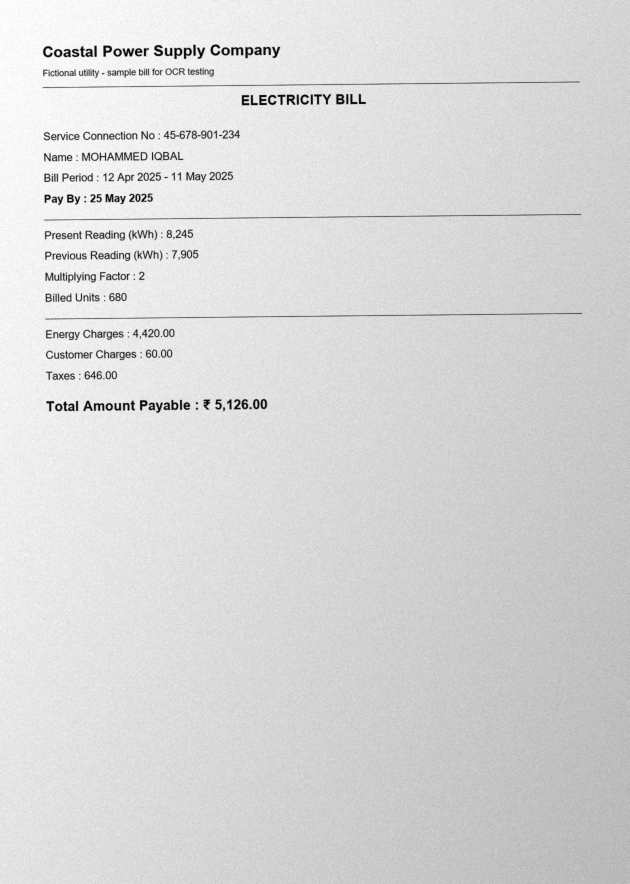
#> input picture sample_bills/synthetic/bill_03_phone_photo.jpg, 1259 x 1768 px (shown at 1/2 size)
$ python -i image_preprocessing.py   (imports and definitions only)
#> lines starting #> are read from the running program, lines starting #| are printed output that depends on the picture; after the words box and inside, x2 and y2 are one past the last pixel; in counts of white or black regions, pixels touching at a corner belong together
#> further down, picture is the input picture: PIL image 1259x1768 RGB; min 0, max 255, mean 215.7
"""Modular OCR preprocessing steps (OpenCV).

Each step is a small pure function so the pipeline can be tuned later.
We deliberately avoid aggressive operations (morphology, sharpening) that
can destroy thin glyphs; binarization is one of two candidates evaluated
by the OCR service, not forced.
"""

from __future__ import annotations

import cv2
import numpy as np
from PIL import Image, ImageOps

# Tesseract works best when capital letters are ~30px tall; for typical
# A4 bills that corresponds to a long side of ~2500-3500 px.
TARGET_LONG_SIDE = 3000
MAX_UPSCALE = 3.0
MAX_LONG_SIDE = 5000


def pil_to_gray(image: Image.Image) -> np.ndarray:
    image = ImageOps.exif_transpose(image)
    if image.mode in ("RGBA", "LA", "P"):
        # Flatten transparency onto white so transparent areas don't become black
        image = image.convert("RGBA")
        bg = Image.new("RGBA", image.size, (255, 255, 255, 255))
        image = Image.alpha_composite(bg, image)
    return np.array(image.convert("L"))


def rescale(gray: np.ndarray) -> np.ndarray:
    h, w = gray.shape[:2]
#> h = 1768; w = 1259
    long_side = max(h, w)
#> long_side = 1768
    if long_side < TARGET_LONG_SIDE:
        factor = min(TARGET_LONG_SIDE / long_side, MAX_UPSCALE)
#> factor = 1.7
        if factor > 1.05:
            return cv2.resize(gray, None, fx=factor, fy=factor, interpolation=cv2.INTER_CUBIC)
#> returned value: shape (3000, 2136)
    elif long_side > MAX_LONG_SIDE:
        factor = MAX_LONG_SIDE / long_side
        return cv2.resize(gray, None, fx=factor, fy=factor, interpolation=cv2.INTER_AREA)
    return gray


def denoise(gray: np.ndarray) -> np.ndarray:
    # Median 3x3 removes salt-and-pepper/JPEG speckle without eroding strokes
    return cv2.medianBlur(gray, 3)


def estimate_text_height(inv: np.ndarray) -> float:
    """Median height (px) of glyph-sized connected components in an inverted binary image."""
    n, _, stats, _ = cv2.connectedComponentsWithStats(inv, connectivity=8)
    heights = [
        stats[i, cv2.CC_STAT_HEIGHT] for i in range(1, n)
        if 8 <= stats[i, cv2.CC_STAT_HEIGHT] <= 300 and stats[i, cv2.CC_STAT_AREA] >= 20
        and stats[i, cv2.CC_STAT_WIDTH] <= 3 * stats[i, cv2.CC_STAT_HEIGHT]
    ]
    return float(np.median(heights)) if heights else 0.0


def remove_table_lines(gray: np.ndarray) -> np.ndarray:
    """Erase long horizontal/vertical ruling lines (table borders).

    Tesseract often drops whole table cells when glyphs touch cell borders.
    Only strokes far longer than any character are removed: the minimum line
    length scales with the measured text height, so the stems of large glyphs
    (l, 1, N, P...) are never mistaken for table borders.
    """
    h, w = gray.shape[:2]
    _, inv = cv2.threshold(gray, 0, 255, cv2.THRESH_BINARY_INV + cv2.THRESH_OTSU)
    min_len = int(4 * estimate_text_height(inv))
    horiz_kernel = cv2.getStructuringElement(cv2.MORPH_RECT, (max(40, w // 25, min_len), 1))
    vert_kernel = cv2.getStructuringElement(cv2.MORPH_RECT, (1, max(40, h // 40, min_len)))
    lines = cv2.morphologyEx(inv, cv2.MORPH_OPEN, horiz_kernel) | cv2.morphologyEx(
        inv, cv2.MORPH_OPEN, vert_kernel
    )
    if not lines.any():
        return gray
    lines = cv2.dilate(lines, cv2.getStructuringElement(cv2.MORPH_RECT, (3, 3)))
    out = gray.copy()
    out[lines > 0] = 255
    return out


def binarize(gray: np.ndarray) -> np.ndarray:
    """Otsu for evenly lit scans; adaptive threshold when illumination varies (photos)."""
    blurred = cv2.GaussianBlur(gray, (3, 3), 0)
    # Illumination spread: difference between bright and dark background regions
    bg = cv2.medianBlur(gray, 31) if min(gray.shape[:2]) > 31 else gray
    if np.percentile(bg, 95) - np.percentile(bg, 5) > 60:
        return cv2.adaptiveThreshold(
            blurred, 255, cv2.ADAPTIVE_THRESH_GAUSSIAN_C, cv2.THRESH_BINARY, 41, 15
        )
    _, th = cv2.threshold(blurred, 0, 255, cv2.THRESH_BINARY + cv2.THRESH_OTSU)
    return th


MAX_SKEW_DEGREES = 8.0


def estimate_skew(gray: np.ndarray) -> float:
    """Skew angle (degrees) that makes text rows horizontal.

    Projection-profile search: text rows produce the sharpest horizontal
    projection (highest variance) when the page is level. Runs on a
    downscaled binary copy so it stays fast.
    """
    h, w = gray.shape[:2]
#> h = 3000; w = 2136
    scale = min(1.0, 1200 / max(h, w))
#> scale = 0.4
    small = cv2.resize(gray, None, fx=scale, fy=scale, interpolation=cv2.INTER_AREA) if scale < 1 else gray
    _, inv = cv2.threshold(small, 0, 255, cv2.THRESH_BINARY_INV + cv2.THRESH_OTSU)
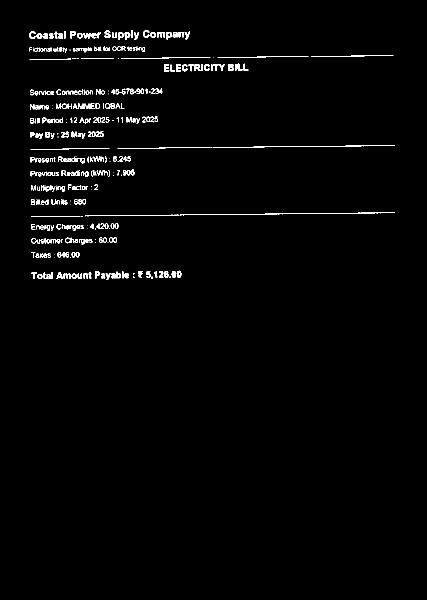
#> inv: shape (1200, 854) (shown at 1/2 size); 1.6% white in thin lines or dots, all inside (x1, y1, x2, y2) = (58, 60, 790, 560)
    sh, sw = inv.shape[:2]
#> sh = 1200; sw = 854
    center = (sw / 2, sh / 2)
#> center = (427, 600)

    def score(angle: float) -> float:
#> called with angle = -8
        m = cv2.getRotationMatrix2D(center, angle, 1.0)
        rotated = cv2.warpAffine(inv, m, (sw, sh), flags=cv2.INTER_NEAREST, borderValue=0)
#> rotated: shape (1200, 854); 1.6% white in thin lines or dots, all inside (x1, y1, x2, y2) = (74, 17, 852, 547)
        return float(np.var(rotated.sum(axis=1, dtype=np.float64)))

    coarse = max(np.arange(-MAX_SKEW_DEGREES, MAX_SKEW_DEGREES + 0.01, 0.5), key=score)
#> in score (call 2), `rotated = cv2.warpAffine(inv, m, (sw, sh), flags=cv2.INTER_NEAREST, bo..`: rotated: shape (1200, 854); 1.6% white in thin lines or dots, all inside (x1, y1, x2, y2) = (73, 20, 848, 547)
#> in score (call 3), `rotated = cv2.warpAffine(inv, m, (sw, sh), flags=cv2.INTER_NEAREST, bo..`: rotated: shape (1200, 854); 1.6% white in thin lines or dots, all inside (x1, y1, x2, y2) = (72, 22, 844, 548)
#> in score (call 4), `rotated = cv2.warpAffine(inv, m, (sw, sh), flags=cv2.INTER_NEAREST, bo..`: rotated: shape (1200, 854); 1.6% white in thin lines or dots, all inside (x1, y1, x2, y2) = (71, 25, 840, 548)
#> in score (call 5), `rotated = cv2.warpAffine(inv, m, (sw, sh), flags=cv2.INTER_NEAREST, bo..`: rotated: shape (1200, 854); 1.6% white in thin lines or dots, all inside (x1, y1, x2, y2) = (71, 28, 836, 549)
#> in score (call 6), `rotated = cv2.warpAffine(inv, m, (sw, sh), flags=cv2.INTER_NEAREST, bo..`: rotated: shape (1200, 854); 1.6% white in thin lines or dots, all inside (x1, y1, x2, y2) = (70, 30, 832, 550)
#> in score (call 7), `rotated = cv2.warpAffine(inv, m, (sw, sh), flags=cv2.INTER_NEAREST, bo..`: rotated: shape (1200, 854); 1.6% white in thin lines or dots, all inside (x1, y1, x2, y2) = (69, 33, 828, 550)
#> in score (call 8), `rotated = cv2.warpAffine(inv, m, (sw, sh), flags=cv2.INTER_NEAREST, bo..`: rotated: shape (1200, 854); 1.6% white in thin lines or dots, all inside (x1, y1, x2, y2) = (68, 36, 824, 551)
#> in score (call 9), `rotated = cv2.warpAffine(inv, m, (sw, sh), flags=cv2.INTER_NEAREST, bo..`: rotated: shape (1200, 854); 1.6% white in thin lines or dots, all inside (x1, y1, x2, y2) = (68, 39, 820, 551)
#> in score (call 10), `rotated = cv2.warpAffine(inv, m, (sw, sh), flags=cv2.INTER_NEAREST, bo..`: rotated: shape (1200, 854); 1.6% white in thin lines or dots, all inside (x1, y1, x2, y2) = (67, 42, 816, 552)
#> in score (call 11), `rotated = cv2.warpAffine(inv, m, (sw, sh), flags=cv2.INTER_NEAREST, bo..`: rotated: shape (1200, 854); 1.6% white in thin lines or dots, all inside (x1, y1, x2, y2) = (66, 45, 812, 552)
#> in score (call 12), `rotated = cv2.warpAffine(inv, m, (sw, sh), flags=cv2.INTER_NEAREST, bo..`: rotated: shape (1200, 854); 1.6% white in thin lines or dots, all inside (x1, y1, x2, y2) = (66, 48, 808, 553)
#> in score (call 13), `rotated = cv2.warpAffine(inv, m, (sw, sh), flags=cv2.INTER_NEAREST, bo..`: rotated: shape (1200, 854); 1.6% white in thin lines or dots, all inside (x1, y1, x2, y2) = (65, 51, 804, 554)
#> in score (call 14), `rotated = cv2.warpAffine(inv, m, (sw, sh), flags=cv2.INTER_NEAREST, bo..`: rotated: shape (1200, 854); 1.6% white in thin lines or dots, all inside (x1, y1, x2, y2) = (65, 54, 800, 555)
#> in score (call 15), `rotated = cv2.warpAffine(inv, m, (sw, sh), flags=cv2.INTER_NEAREST, bo..`: rotated: shape (1200, 854); 1.6% white in thin lines or dots, all inside (x1, y1, x2, y2) = (64, 57, 795, 556)
#> in score (call 16), `rotated = cv2.warpAffine(inv, m, (sw, sh), flags=cv2.INTER_NEAREST, bo..`: rotated: shape (1200, 854); 1.6% white in thin lines or dots, all inside (x1, y1, x2, y2) = (63, 59, 792, 558)
#> in score (call 18), `rotated = cv2.warpAffine(inv, m, (sw, sh), flags=cv2.INTER_NEAREST, bo..`: rotated: shape (1200, 854); 1.6% white in thin lines or dots, all inside (x1, y1, x2, y2) = (53, 61, 788, 562)
#> in score (call 19), `rotated = cv2.warpAffine(inv, m, (sw, sh), flags=cv2.INTER_NEAREST, bo..`: rotated: shape (1200, 854); 1.6% white in thin lines or dots, all inside (x1, y1, x2, y2) = (49, 62, 787, 564)
#> in score (call 20), `rotated = cv2.warpAffine(inv, m, (sw, sh), flags=cv2.INTER_NEAREST, bo..`: rotated: shape (1200, 854); 1.6% white in thin lines or dots, all inside (x1, y1, x2, y2) = (44, 64, 785, 567)
#> in score (call 21), `rotated = cv2.warpAffine(inv, m, (sw, sh), flags=cv2.INTER_NEAREST, bo..`: rotated: shape (1200, 854); 1.6% white in thin lines or dots, all inside (x1, y1, x2, y2) = (40, 65, 784, 571)
#> in score (call 22), `rotated = cv2.warpAffine(inv, m, (sw, sh), flags=cv2.INTER_NEAREST, bo..`: rotated: shape (1200, 854); 1.6% white in thin lines or dots, all inside (x1, y1, x2, y2) = (35, 66, 782, 574)
#> in score (call 23), `rotated = cv2.warpAffine(inv, m, (sw, sh), flags=cv2.INTER_NEAREST, bo..`: rotated: shape (1200, 854); 1.6% white in thin lines or dots, all inside (x1, y1, x2, y2) = (31, 66, 780, 577)
#> in score (call 24), `rotated = cv2.warpAffine(inv, m, (sw, sh), flags=cv2.INTER_NEAREST, bo..`: rotated: shape (1200, 854); 1.6% white in thin lines or dots, all inside (x1, y1, x2, y2) = (26, 67, 779, 580)
#> in score (call 25), `rotated = cv2.warpAffine(inv, m, (sw, sh), flags=cv2.INTER_NEAREST, bo..`: rotated: shape (1200, 854); 1.6% white in thin lines or dots, all inside (x1, y1, x2, y2) = (22, 68, 777, 583)
#> in score (call 26), `rotated = cv2.warpAffine(inv, m, (sw, sh), flags=cv2.INTER_NEAREST, bo..`: rotated: shape (1200, 854); 1.6% white in thin lines or dots, all inside (x1, y1, x2, y2) = (18, 68, 775, 586)
#> in score (call 27), `rotated = cv2.warpAffine(inv, m, (sw, sh), flags=cv2.INTER_NEAREST, bo..`: rotated: shape (1200, 854); 1.6% white in thin lines or dots, all inside (x1, y1, x2, y2) = (13, 69, 773, 590)
#> in score (call 28), `rotated = cv2.warpAffine(inv, m, (sw, sh), flags=cv2.INTER_NEAREST, bo..`: rotated: shape (1200, 854); 1.6% white in thin lines or dots, all inside (x1, y1, x2, y2) = (9, 70, 772, 593)
#> in score (call 29), `rotated = cv2.warpAffine(inv, m, (sw, sh), flags=cv2.INTER_NEAREST, bo..`: rotated: shape (1200, 854); 1.6% white in thin lines or dots, all inside (x1, y1, x2, y2) = (5, 71, 770, 596)
#> in score (call 30), `rotated = cv2.warpAffine(inv, m, (sw, sh), flags=cv2.INTER_NEAREST, bo..`: rotated: shape (1200, 854); 1.6% white in thin lines or dots, all inside (x1, y1, x2, y2) = (0, 72, 768, 599)
#> in score (call 31), `rotated = cv2.warpAffine(inv, m, (sw, sh), flags=cv2.INTER_NEAREST, bo..`: rotated: shape (1200, 854); 1.6% white in thin lines or dots, all inside (x1, y1, x2, y2) = (0, 70, 766, 602)
#> in score (call 32), `rotated = cv2.warpAffine(inv, m, (sw, sh), flags=cv2.INTER_NEAREST, bo..`: rotated: shape (1200, 854); 1.6% white in thin lines or dots, all inside (x1, y1, x2, y2) = (0, 67, 764, 605)
#> in score (call 33), `rotated = cv2.warpAffine(inv, m, (sw, sh), flags=cv2.INTER_NEAREST, bo..`: rotated: shape (1200, 854); 1.6% white in thin lines or dots, all inside (x1, y1, x2, y2) = (0, 65, 762, 608)
#> coarse = -0.5
    fine = max(np.arange(coarse - 0.5, coarse + 0.51, 0.1), key=score)
#> in score (call 35), `rotated = cv2.warpAffine(inv, m, (sw, sh), flags=cv2.INTER_NEAREST, bo..`: rotated: shape (1200, 854); 1.6% white in thin lines or dots, all inside (x1, y1, x2, y2) = (64, 57, 795, 557)
#> in score (call 36), `rotated = cv2.warpAffine(inv, m, (sw, sh), flags=cv2.INTER_NEAREST, bo..`: rotated: shape (1200, 854); 1.6% white in thin lines or dots, all inside (x1, y1, x2, y2) = (64, 58, 794, 557)
#> in score (call 37), `m = cv2.getRotationMatrix2D(center, angle, 1.0)`: m = [[1, -0.0122, 7.36], [0.0122, 1, -5.17]]
#> in score (call 37), `rotated = cv2.warpAffine(inv, m, (sw, sh), flags=cv2.INTER_NEAREST, bo..`:
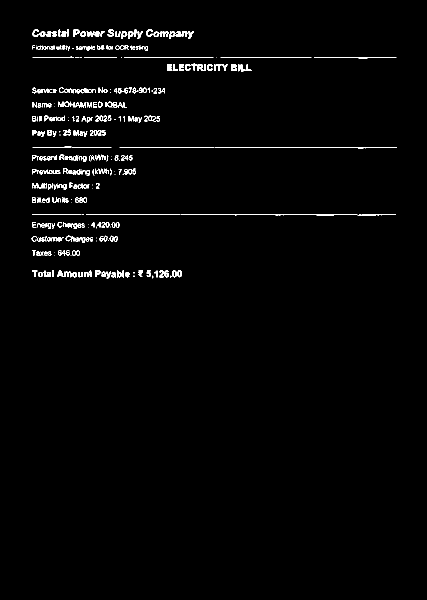
#> rotated: shape (1200, 854) (shown at 1/2 size); 1.6% white in thin lines or dots, all inside (x1, y1, x2, y2) = (63, 58, 793, 557)
#> in score (call 38), `m = cv2.getRotationMatrix2D(center, angle, 1.0)`: m = [[1, -0.0105, 6.31], [0.0105, 1, -4.44]]
#> in score (call 38), `rotated = cv2.warpAffine(inv, m, (sw, sh), flags=cv2.INTER_NEAREST, bo..`:
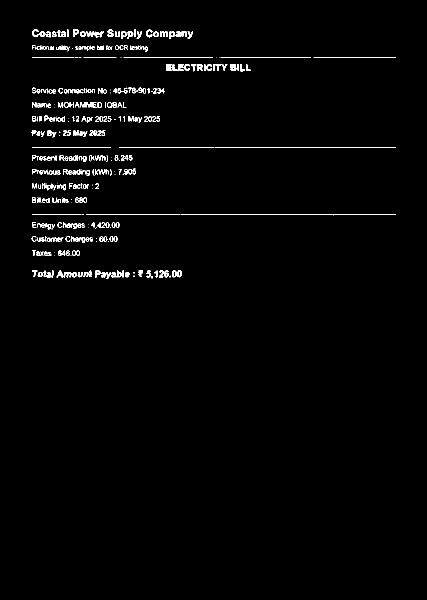
#> rotated: shape (1200, 854) (shown at 1/2 size); 1.6% white in thin lines or dots, all inside (x1, y1, x2, y2) = (63, 59, 792, 558)
#> in score (call 40), `m = cv2.getRotationMatrix2D(center, angle, 1.0)`: m = [[1, -0.00698, 4.2], [0.00698, 1, -2.97]]
#> in score (call 40), `rotated = cv2.warpAffine(inv, m, (sw, sh), flags=cv2.INTER_NEAREST, bo..`:
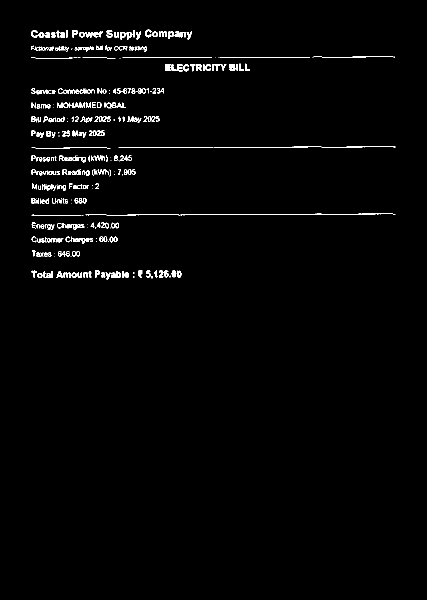
#> rotated: shape (1200, 854) (shown at 1/2 size); 1.6% white in thin lines or dots, all inside (x1, y1, x2, y2) = (62, 59, 791, 559)
#> fine = -0.6
    return round(float(fine), 2)


def deskew(gray: np.ndarray) -> np.ndarray:
    """Rotate so text rows are horizontal; skipped for (near-)level pages."""
    angle = estimate_skew(gray)
#> angle = -0.6
    if abs(angle) < 0.3 or abs(angle) >= MAX_SKEW_DEGREES:
        return gray
    h, w = gray.shape[:2]
#> h = 3000; w = 2136
    m = cv2.getRotationMatrix2D((w / 2, h / 2), angle, 1.0)
#> m = [[1, -0.0105, 15.77], [0.0105, 1, -11.1]]
    return cv2.warpAffine(gray, m, (w, h), flags=cv2.INTER_CUBIC, borderMode=cv2.BORDER_REPLICATE)
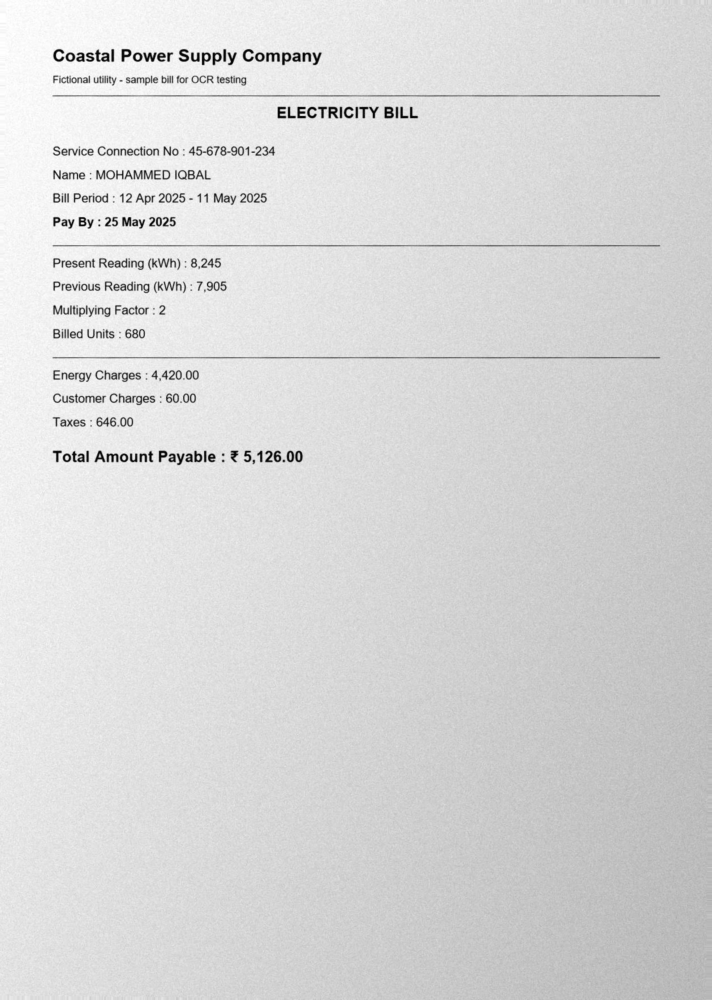
#> returned value: shape (3000, 2136) (shown at 1/3 size); min 0, max 255, mean 215.8


def light_pipeline(image: Image.Image) -> np.ndarray:
    """grayscale -> rescale -> denoise -> deskew -> remove table lines"""
    return remove_table_lines(deskew(denoise(rescale(pil_to_gray(image)))))
#> in remove_table_lines, `h, w = gray.shape[:2]`: h = 3000; w = 2136
#> in remove_table_lines, `_, inv = cv2.threshold(gray, 0, 255, cv2.THRESH_BINARY_INV + cv2.THRES..`:
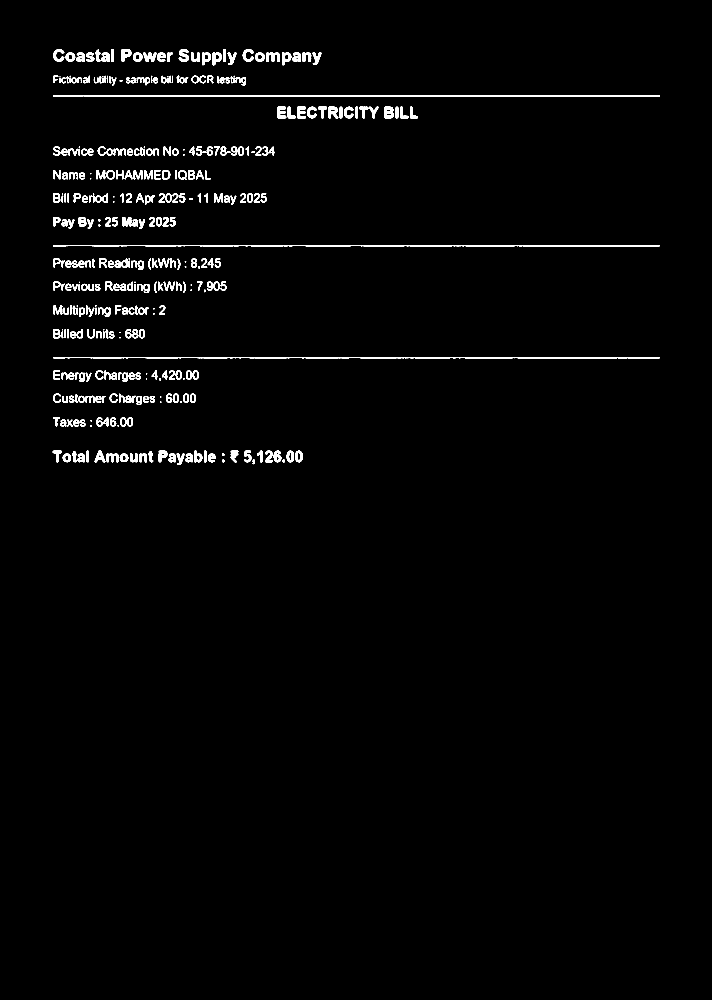
#> inv: shape (3000, 2136) (shown at 1/3 size); 1.6% white; 374 white regions (40 under 20 px), largest, box (x1, y1, x2, y2) and area: (159, 286, 1980, 289) 5294, (159, 1071, 1980, 1075) 5198, (159, 735, 1980, 739) 5156
#> in estimate_text_height, `n, _, stats, _ = cv2.connectedComponentsWithStats(inv, connectivity=8)`: n = 375; stats = 375 rows, first 6: [0, 0, 2136, 3000, 6308401], [160, 147, 33, 38, 625], [334, 147, 8, 38, 298], [365, 147, 29, 38, 660], [536, 147, 31, 38, 710], [670, 147, 8, 38, 296]
#> in estimate_text_height, `heights = [ stats[i, cv2.CC_STAT_HEIGHT] for i in range(1, n) if 8 <= ..`: heights = 324 values, max 39 at index 13, min 8 at index 189, mean 25.82
#> in remove_table_lines, `min_len = int(4 * estimate_text_height(inv))`: min_len = 108
#> in remove_table_lines, `vert_kernel = cv2.getStructuringElement(cv2.MORPH_RECT, (1, max(40, h ..`: vert_kernel = 108 values from 1 to 1
#> in remove_table_lines, `lines = cv2.morphologyEx(inv, cv2.MORPH_OPEN, horiz_kernel) | cv2.morp..`: lines: shape (3000, 2136); 0.22% white; 3 white regions, box (x1, y1, x2, y2) and area: (160, 286, 1981, 289) 5028, (160, 736, 1981, 739) 4582, (160, 1072, 1981, 1075) 4192
#> in remove_table_lines, `lines = cv2.dilate(lines, cv2.getStructuringElement(cv2.MORPH_RECT, (3..`: lines: shape (3000, 2136); 0.39% white; 3 white regions, box (x1, y1, x2, y2) and area: (159, 285, 1982, 290) 8693, (159, 735, 1982, 740) 8242, (159, 1071, 1982, 1076) 7848
#> in remove_table_lines, `out[lines > 0] = 255`:
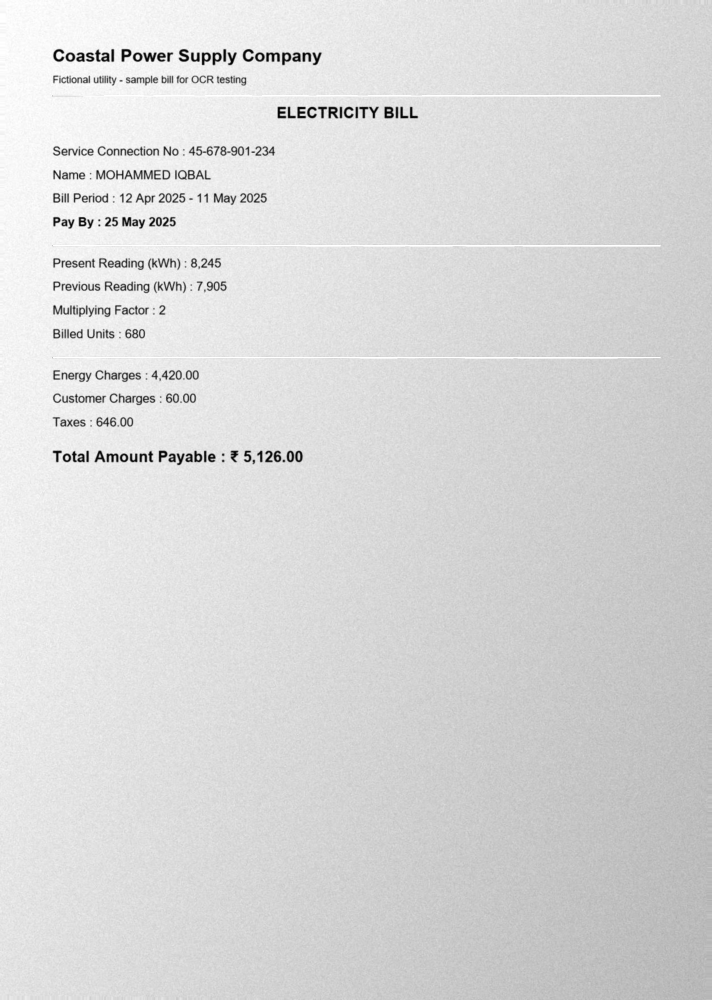
#> out: shape (3000, 2136) (shown at 1/3 size); 0.39% of pixels changed, all inside (x1, y1, x2, y2) = (159, 285, 1982, 1076)


def binary_pipeline(image: Image.Image) -> np.ndarray:
    """grayscale -> rescale -> denoise -> binarize"""
    return binarize(light_pipeline(image))


def none_pipeline(image: Image.Image) -> np.ndarray:
    return pil_to_gray(image)


PIPELINES = {
    "light": light_pipeline,
    "binary": binary_pipeline,
    "none": none_pipeline,
}

>>> from PIL import Image
>>> picture = Image.open('../../sample_bills/synthetic/bill_03_phone_photo.jpg')
>>> result = binary_pipeline(picture)
